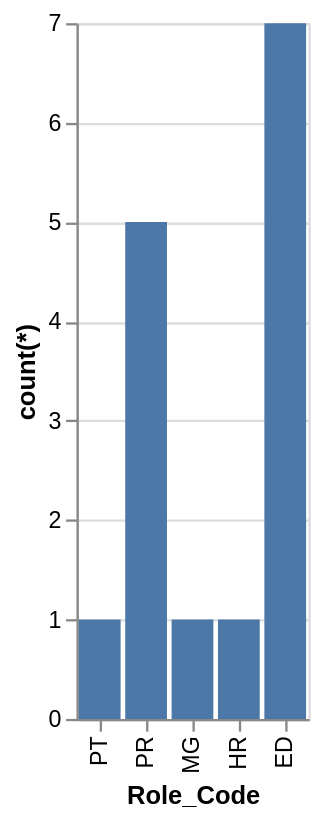

Write a Vega-Lite specification for this figure.
### Vega-Lite specification from a JSON file in a GitHub repository (floating-point values rounded to 4 significant figures)
{"data": {"values": [{"x_data": "PT", "y_data": 1}, {"x_data": "PR", "y_data": 5}, {"x_data": "MG", "y_data": 1}, {"x_data": "HR", "y_data": 1}, {"x_data": "ED", "y_data": 7}]}, "mark": "bar", "encoding": {"x": {"field": "x_data", "type": "nominal", "title": "Role_Code", "sort": "descending"}, "y": {"field": "y_data", "type": "quantitative", "title": "count(*)"}}}
